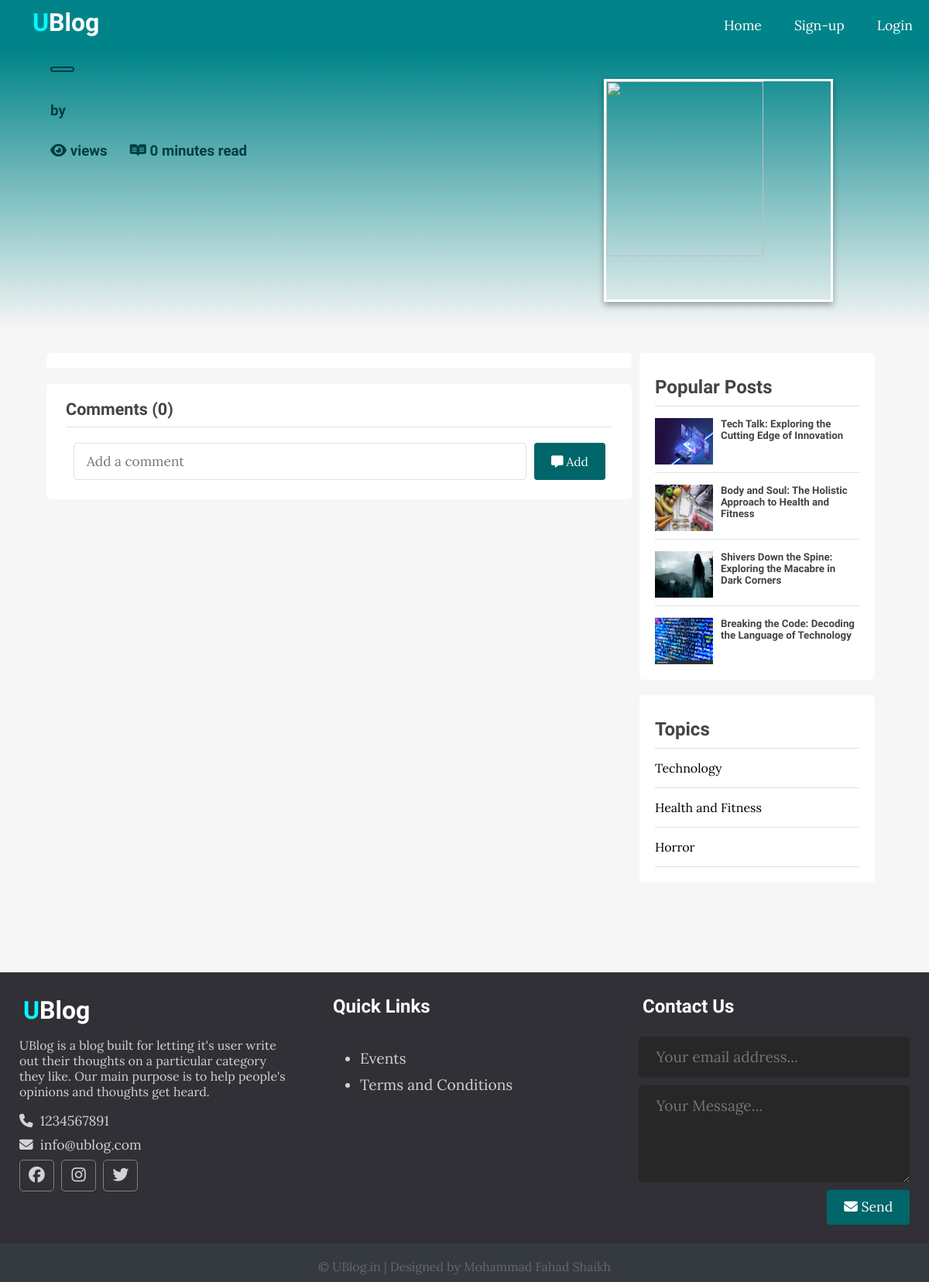
The page /single.php on the database its author committed.
### tables this page shows
CREATE TABLE `posts` (
  `id` int(11) NOT NULL,
  `user_id` int(11) NOT NULL,
  `username` varchar(100) NOT NULL,
  `topic_id` int(11) DEFAULT NULL,
  `title` varchar(255) NOT NULL,
  `image` varchar(255) NOT NULL,
  `body` text NOT NULL,
  `published` tinyint(4) NOT NULL,
  `created_at` datetime NOT NULL DEFAULT current_timestamp(),
  `views` int(100) NOT NULL DEFAULT 0
);

CREATE TABLE `topic` (
  `id` int(11) NOT NULL,
  `name` varchar(100) NOT NULL,
  `description` varchar(300) NOT NULL,
  `cadmin_id` int(11) DEFAULT NULL
);

### app/database/db.php (called while the page is built, shortened)
<?php
require('connect.php');
function executeQuery($sql, $data){
    global $conn;
    $stmt = $conn->prepare($sql);
    $values = array_values($data);
    $types = str_repeat('s',count($values));
    $stmt->bind_param($types,...$values);
    $stmt->execute();
    return $stmt;
}
function selectAll($table, $conditions = []){
    global $conn;
    $sql = "SELECT * FROM $table";
    if(empty($conditions)){
        $stmt = $conn->prepare($sql);
        $stmt->execute();
        $records = $stmt->get_result()->fetch_all(MYSQLI_ASSOC);
        return $records;
    }
    else{
        $i=0;
        foreach($conditions as $key => $value){
            if($i==0){
                $sql = $sql . " WHERE $key=?";
            }
            else{
                $sql = $sql . " AND $key=?";
            }
            $i++;
        }
        $stmt = executeQuery($sql, $conditions);
        $records = $stmt->get_result()->fetch_all(MYSQLI_ASSOC);
        return $records;
    }
}
?>

### app/controllers/posts.php (called while the page is built, shortened)
<?php
include(ROOT_PATH . "/app/database/db.php");
$table = 'posts';
$topics = selectAll('topic');
$posts = selectAll($table);
?>

### single.php (the view, shortened to what this page needs)
<?php include(ROOT_PATH . '/app/controllers/posts.php');
$topicName = selectOne('topic', ['id' => $post['topic_id']]) ;
$topics = selectAll('topic');
$posts = selectAll('posts',['published' => 1]);
function estimateReadingTime($content) {
    $wordsPerMinute = 200;
    $wordCount = str_word_count(strip_tags($content));
    $readingTime = ceil($wordCount / $wordsPerMinute);
    return $readingTime;
}
?>
<!DOCTYPE html>
<html lang="en">
<head>
    <link rel="stylesheet" href="assets/css/style.css">
</head>
<body>
    <?php include(ROOT_PATH . "/app/includes/header.php");?>
    <div class="page-banner">
        <div class="left-section">
            <h2 class="category"></h2>
            <h1><?php echo $post['title'];?></h1>
            <h3>by </h3>
            <h3 class="same-line"><i class="fa-solid fa-eye"></i> <?php echo $post['views'];?> views</h3>
            <h3 class="same-line"><i class="fa-brands fa-readme"></i> <?php echo estimateReadingTime(html_entity_decode($post['body']));?> minutes read</h3>
        </div>
        <div class="right-section">
            <img src="<?php echo BASE_URL . '/assets/images/' . $post['image'];?>" class="image">
        </div>
    </div>
    <div class="page-wrapper">
        <div class="content clearfix">
            <div class="main-content">
            <div class="main-content single">
            </div>
            <div class="main-content comment">
                <h2 class="post-title">Comments (<?php echo count($comments);?>)</h2>
                <div class="comment-form">
                        <form method="post" action="single.php">
                            <div class="input-container">
                                <input type="text" name="body" class="text-input" placeholder="Add a comment">
                                <button type="submit" id="add-comment" name="add-comment" class="btn btn-big comment-btn">
                                    <i class="fas fa-message"></i>
                                    Add
                                </button>
                            </div>
                        </form>
                </div>
            </div>
            </div>
            <div class="sidebar single">
                <div class="section popular">
                    <h2 class="section-title">Popular Posts</h2>
                    <?php
                    usort($posts, function($a, $b) {
                        return $b['views'] - $a['views'];
                    });
                    $topPosts = array_slice($posts, 0, 5);
                    foreach($topPosts as $p):?>
                        <div class="post clearfix">
                            <img src="<?php echo BASE_URL . '/assets/images/' . $p['image'];?>" alt="">
                            <a href="single.php?id=<?php echo $p['id'];?>" class="title">
                                <h5><?php echo $p['title'];?></h5>
                            </a>
                        </div>
                    <?php endforeach;?>
                </div>
                <div class="section topics">
                    <h2 class="section-title">Topics</h2>
                        <ul>
                            <?php foreach($topics as $topic): ?>
                                <?php if($topic['cadmin_id'] != NULL):?>
                                <li><li><a href="<?php echo BASE_URL . '/index.php?t_id=' . $topic['id'] . '&name=' .
                                $topic['name'];?>">
                                <?php echo $topic['name']; ?>
                                </a></li>
                                <?php endif;?>
                            <?php endforeach;?>
                        </ul>
                </div>
            </div>
        </div>
    </div>
    <?php include(ROOT_PATH . "/app/includes/footer.php"); ?>
</body>
</html>

### assets/css/style.css (style rules this page uses)
* { box-sizing: border-box; }
html,body { height:100%; padding:0px; margin:0px; background-color: #f6f6f6; font-family:'Lora', serif; }
h1,h2,h3,h4,h5,h6 { font-family: 'Candal',serif; color:#444; margin:5px; }
a { text-decoration: none; color:inherit; }
.clearfix::after { content:''; display:block; clear:both; }
.btn { padding: 0.5rem 1rem; background:#006669; color: white; border: 1px solid transparent; border-radius: 0.25rem; font-size: 1.08em; font-family: 'Lora',serif; }
.btn-big { padding:.7rem 1.3rem; line-height:1.3rem; }
.text-input { padding:.7rem 1rem; display:block; width:100%; border-radius:5px; border:1px solid #e0e0e0; outline:none; color:#444; line-height:1.5rem; font-size:1.2em; font-family:'Lora',serif; }
.page-wrapper { min-height: 100%; }
.page-banner { display: flex; width: 100%; height: 45%; background: linear-gradient(to bottom, rgba(0, 132, 137), rgba(246, 246, 246)); }
.page-banner .left-section { width: 60%; height: 100%; margin-left: 60px; }
.page-banner .left-section .category { display: inline-block; height: auto; border:2px solid #003e41; border-radius: 25px; color: #003e41; font-family: 'Lora',serif; text-align: center; padding: 0px 15px 3px 12px; margin-top: 20px; cursor: pointer; }
.page-banner .left-section h1, .page-banner .left-section h3 { color: #003e41; padding-top: 10px; }
.page-banner .left-section .same-line { display: inline-block; margin-right: 20px; padding-top: 20px; }
.page-banner .right-section { display: flex; justify-content: center; align-items: center; width: 40%; height: 100%; margin-left: 20px; margin-right: 60px; }
.page-banner .right-section .image { width: 70%; height: 80%; border: 3px solid white; box-shadow: 0px 4px 8px rgba(0, 0, 0, 0.326); }
.content { width:90%; margin:30px auto 30px; }
.content .main-content { width:70%; float:left; }
.content .main-content.single { width: 100%; background:white; padding:10px 50px; font-size:1.1em; border-radius:5px; margin-bottom: 10px; }
.content .main-content.comment { width: 100%; background:white; padding:10px 20px; font-size:0.9em; border-radius:5px; margin-top: 10px; }
.content .main-content.comment .comment-form { width: 98%; padding: 0px 0px 15px 15px; }
.input-container { display: flex; }
.content .main-content.comment .comment-form .text-input { flex: 1; margin-right: 10px; }
.content .main-content.comment .post-title { padding:5px 0px 10px 0px; border-bottom:1px solid #e0e0e0; margin-bottom: 20px; }
.content .popular .post { border-top:1px solid #e0e0e0; margin-top: 10px; padding-top:10px; }
.content .popular .post img { height:60px; width:75px; float:left; margin-right:10px; }
.content .sidebar { width:30%; float:left; }
.content .sidebar.single { padding:0px 10px; }
.content .sidebar .section { background:white; padding:20px; border-radius: 5px; margin-bottom: 20px; }
.content .sidebar .section .section-title { margin:10px 0px 10px 0px; }
.content .sidebar .section.topics ul { margin:0px; padding:0px; list-style: none; border-top:1px solid #e0e0e0; }
.content .sidebar .section.topics ul li a { display:block; padding:15px 0px 15px 0px; border-bottom:1px solid #e0e0e0; transition:all 0.3s; }

### rows shown on the page
posts: image (picture), title "Tech Talk: Exploring the Cutting Edge of Innovation"
posts: image (picture), title "Body and Soul: The Holistic Approach to Health and Fitness"
posts: image (picture), title "Shivers Down the Spine: Exploring the Macabre in Dark Corners"
posts: image (picture), title "Breaking the Code: Decoding the Language of Technology"
topic: name "Technology"
topic: name "Health and Fitness"
topic: name "Horror"

### other values the page prints
estimateReadingTime(html_entity_decode($post['body'])) "0"
count($comments) "0"
